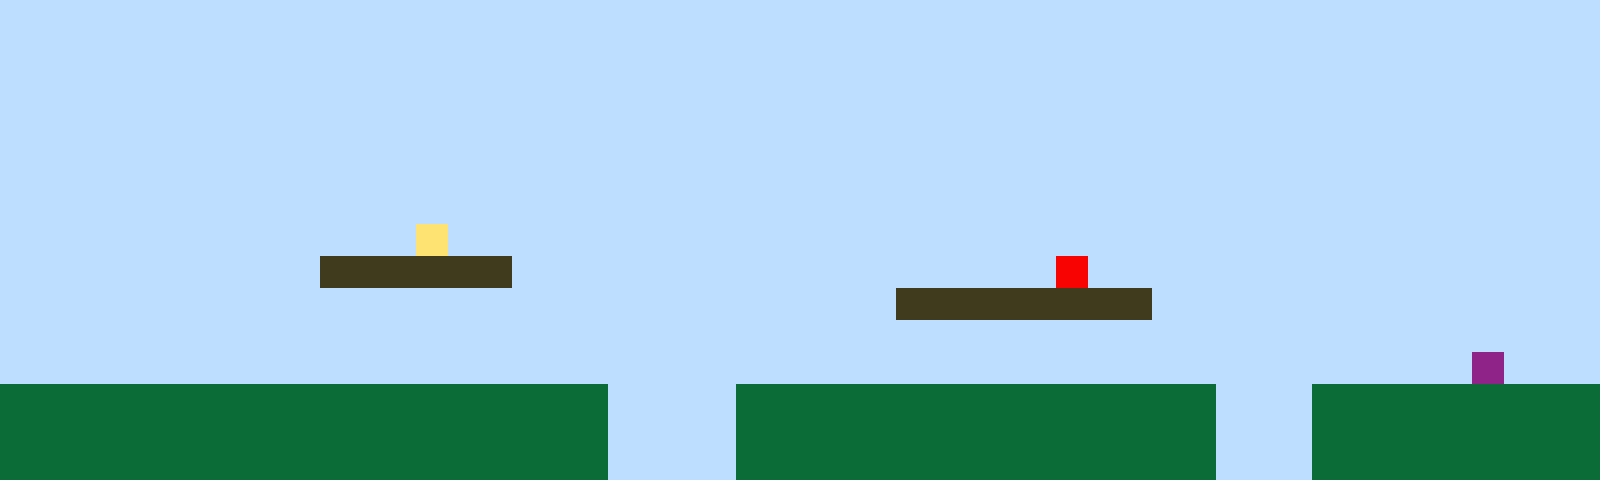

A level layout from a 2D game, rendered from its tile map. Below: a short description, then the map file with its tile-grid data intact:
An orthogonal 50x15 tile map with 32x32 px tiles, 1 tile layer (Tile Layer 1).

<map version="1.10" tiledversion="1.11.2" orientation="orthogonal" renderorder="right-up" width="50" height="15" tilewidth="32" tileheight="32" infinite="0" nextlayerid="2" nextobjectid="1"><editorsettings><export target="map1.csv" format="csv" /></editorsettings><tileset firstgid="1" name="sprites" tilewidth="32" tileheight="32" tilecount="6" columns="3"><image source="sprites.png" width="96" height="64" /></tileset><layer id="1" name="Tile Layer 1" width="50" height="15"><data encoding="csv">1,1,1,1,1,1,1,1,1,1,1,1,1,1,1,1,1,1,1,1,1,1,1,1,1,1,1,1,1,1,1,1,1,1,1,1,1,1,1,1,1,1,1,1,1,1,1,1,1,1,1,1,1,1,1,1,1,1,1,1,1,1,1,1,1,1,1,1,1,1,1,1,1,1,1,1,1,1,1,1,1,1,1,1,1,1,1,1,1,1,1,1,1,1,1,1,1,1,1,1,1,1,1,1,1,1,1,1,1,1,1,1,1,1,1,1,1,1,1,1,1,1,1,1,1,1,1,1,1,1,1,1,1,1,1,1,1,1,1,1,1,1,1,1,1,1,1,1,1,1,1,1,1,1,1,1,1,1,1,1,1,1,1,1,1,1,1,1,1,1,1,1,1,1,1,1,1,1,1,1,1,1,1,1,1,1,1,1,1,1,1,1,1,1,1,1,1,1,1,1,1,1,1,1,1,1,1,1,1,1,1,1,1,1,1,1,1,1,1,1,1,1,1,1,1,1,1,1,1,1,1,1,1,1,1,1,1,1,1,1,1,1,1,1,1,1,1,1,1,1,1,1,1,1,1,1,1,1,1,1,1,1,1,1,1,1,1,1,1,1,1,1,1,1,1,1,1,1,1,1,1,1,1,1,1,1,1,1,1,1,1,1,1,1,1,1,1,1,1,1,1,1,1,1,1,1,1,1,1,1,1,1,1,1,1,1,1,1,1,1,1,1,1,1,1,1,1,1,1,1,1,1,1,1,1,1,1,1,1,1,1,1,1,1,1,1,1,1,1,1,1,1,1,1,1,1,1,1,1,1,1,1,1,4,1,1,1,1,1,1,1,1,1,1,1,1,1,1,1,1,1,1,1,1,1,1,1,1,1,1,1,1,1,1,1,1,1,1,1,1,1,1,1,1,1,1,1,1,1,1,3,3,3,3,3,3,1,1,1,1,1,1,1,1,1,1,1,1,1,1,1,1,1,5,1,1,1,1,1,1,1,1,1,1,1,1,1,1,1,1,1,1,1,1,1,1,1,1,1,1,1,1,1,1,1,1,1,1,1,1,1,1,1,1,1,1,1,1,3,3,3,3,3,3,3,3,1,1,1,1,1,1,1,1,1,1,1,1,1,1,1,1,1,1,1,1,1,1,1,1,1,1,1,1,1,1,1,1,1,1,1,1,1,1,1,1,1,1,1,1,1,1,1,1,1,1,1,1,1,1,1,1,1,1,1,1,1,1,1,1,1,1,1,1,1,1,1,1,1,1,1,1,1,1,1,1,1,1,1,1,1,1,1,1,1,1,1,1,1,1,1,1,1,1,1,1,1,1,1,1,1,1,1,1,1,1,6,1,1,1,2,2,2,2,2,2,2,2,2,2,2,2,2,2,2,2,2,2,2,1,1,1,1,2,2,2,2,2,2,2,2,2,2,2,2,2,2,2,1,1,1,2,2,2,2,2,2,2,2,2,2,2,2,2,2,2,2,2,2,2,2,2,2,2,2,2,2,2,2,1,1,1,1,2,2,2,2,2,2,2,2,2,2,2,2,2,2,2,1,1,1,2,2,2,2,2,2,2,2,2,2,2,2,2,2,2,2,2,2,2,2,2,2,2,2,2,2,2,2,1,1,1,1,2,2,2,2,2,2,2,2,2,2,2,2,2,2,2,1,1,1,2,2,2,2,2,2,2,2,2</data></layer></map>
